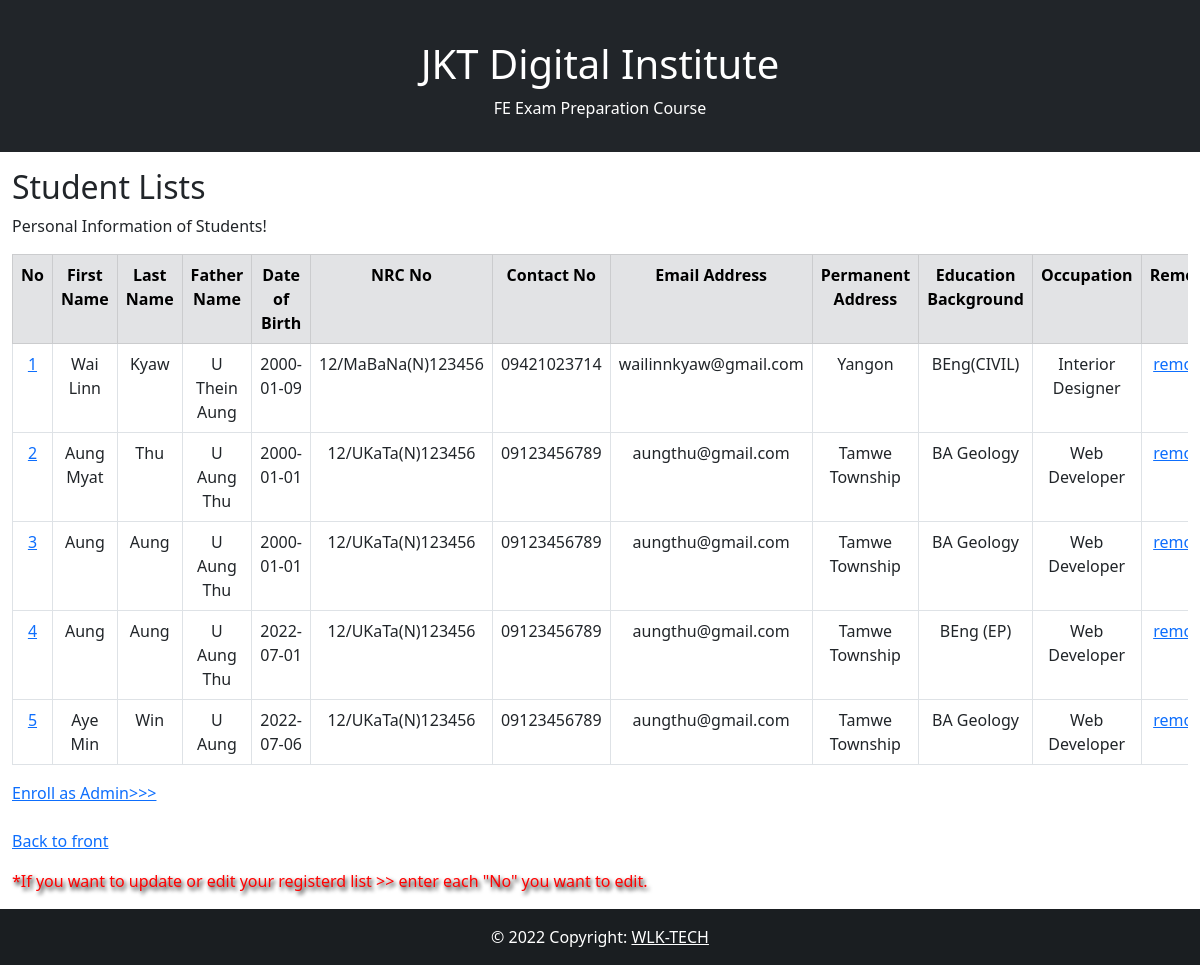
Page /list/ on the committed database.
### polls/models.py (models this page shows)
class Polls(models.Model):
  firstname = models.CharField(max_length=255)
  lastname = models.CharField(max_length=255)
  fathername = models.CharField(max_length=255)
  dateofbirth = models.CharField(max_length=255)
  nrcno = models.CharField(max_length=255)
  contactno = models.CharField(max_length=255)
  email = models.CharField(max_length=255)
  pAddress = models.CharField(max_length=255)
  edu = models.CharField(max_length=255)
  job = models.CharField(max_length=255)

### polls/views.py (the view)
# urls.py: path('list/', views.list, name='list'),
def list(request):
  mypolls = Polls.objects.all().values()
  template = loader.get_template('list.html')
  context = {
    'mypolls': mypolls,
  }
  return HttpResponse(template.render(context, request))

### polls/templates/list.html (shortened to what this page needs)
<!DOCTYPE html>
<html lang="en">
<head>
    {% load static %}
      <link href="https://cdn.jsdelivr.net/npm/bootstrap@5.1.3/dist/css/bootstrap.min.css" rel="stylesheet">
      <link rel="stylesheet" type="text/css" href="{% static 'bootstrap.min.css' %}">
      <link rel="stylesheet" type="text/css" href="{% static 'bootstrap.bundle.min' %}">
</head>
<body>
{% block content %}
    <div class="container-fluid p-3 bg-dark text-white text-center">
        <h1>JKT Digital Institute</h1>
        <p>FE Exam Preparation Course</p>
      </div>
      <div class="container-fluid mt-3">
        <h2 class="">Student Lists</h2>
        <p>Personal Information of Students!</p>
        <div class="table-responsive">
            <table class="table table-bordered">
                <tr class="table-secondary text-center">
                    <th>No</th>
                    <th>First Name</th>
                    <th>Last Name</th>
                    <th>Father Name</th>
                    <th>Date of Birth</th>
                    <th>NRC No</th>
                    <th>Contact No</th>
                    <th>Email Address</th>
                    <th>Permanent Address</th>
                    <th>Education Background</th>
                    <th>Occupation</th>
                    <th>Remove</th>
                </tr>
                {% for x in mypolls %}
                <tr class="text-center">
                    <td><a href="update/{{ x.id }}">{{ x.id }}</a></td>
                    <td>{{ x.firstname }}</td>
                    <td>{{ x.lastname }}</td>
                    <td>{{ x.fathername }}</td>
                    <td>{{ x.dateofbirth }}</td>
                    <td>{{ x.nrcno }}</td>
                    <td>{{ x.contactno }}</td>
                    <td>{{ x.email }}</td>
                    <td>{{ x.pAddress }}</td>
                    <td>{{ x.edu }}</td>
                    <td>{{ x.job }}</td>
                    <td><a href="delete/{{ x.id }}">remove</a></td>
                    {% endfor %}
                </tr>
            </table>
        </div>
        <p>
            <a href="add/">Enroll as Admin>>></a>
            <br><br>
            <a href="../">Back to front</a>
        </p>
        <p style="color: red; text-shadow: 2px 3px 4px rgb(0, 0, 0)">*If you want to update or edit your registerd list >> enter each "No" you want to edit.</p>
      </div>
      <footer class="bg-dark text-center text-white">
        <div class="text-center p-3" style="background-color: rgba(0, 0, 0, 0.2);">
          © 2022 Copyright:
          <a class="text-white" href="https://wlktech.github.io/">WLK-TECH</a>
        </div>
      </footer>
{% endblock %}
</body>
</html>

### rows in the picture
Polls: id "1", firstname "Wai Linn", lastname "Kyaw", fathername "U Thein Aung", dateofbirth "2000-01-09", nrcno "12/MaBaNa(N)123456", contactno "09421023714", email "wailinnkyaw@gmail.com", pAddress "Yangon", edu "BEng(CIVIL)", job "Interior Designer"
Polls: id "2", firstname "Aung Myat", lastname "Thu", fathername "U Aung Thu", dateofbirth "2000-01-01", nrcno "12/UKaTa(N)123456", contactno "09123456789", email "aungthu@gmail.com", pAddress "Tamwe Township", edu "BA Geology", job "Web Developer"
Polls: id "3", firstname "Aung", lastname "Aung", fathername "U Aung Thu", dateofbirth "2000-01-01", nrcno "12/UKaTa(N)123456", contactno "09123456789", email "aungthu@gmail.com", pAddress "Tamwe Township", edu "BA Geology", job "Web Developer"
Polls: id "4", firstname "Aung", lastname "Aung", fathername "U Aung Thu", dateofbirth "2022-07-01", nrcno "12/UKaTa(N)123456", contactno "09123456789", email "aungthu@gmail.com", pAddress "Tamwe Township", edu "BEng (EP)", job "Web Developer"
Polls: id "5", firstname "Aye Min", lastname "Win", fathername "U Aung", dateofbirth "2022-07-06", nrcno "12/UKaTa(N)123456", contactno "09123456789", email "aungthu@gmail.com", pAddress "Tamwe Township", edu "BA Geology", job "Web Developer"
